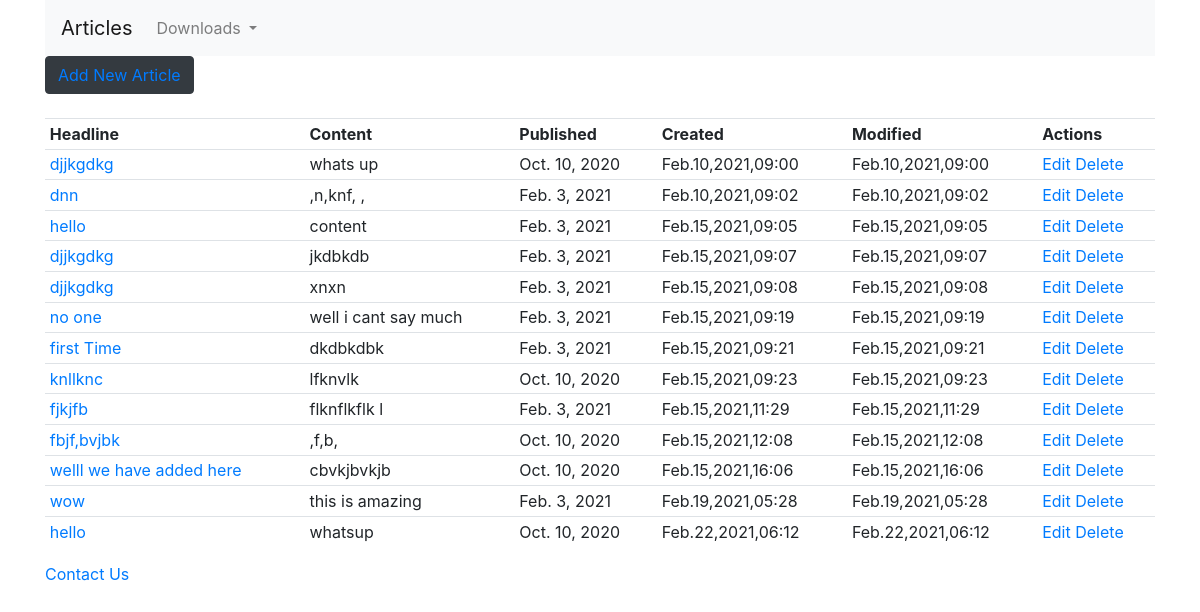
The app's page /article/ with its own data.
### pageapp/models.py (models this page shows, shortened)
class Article(models.Model):
    headline=models.CharField(max_length=100)
    content=models.TextField()
    pub_date=models.DateField()
    article_created=models.DateTimeField(auto_now_add=True)
    modified_on=models.DateTimeField(auto_now=True)

### pageapp/views.py (the view)
# urls.py: path('article/', ArticleListView.as_view(), name='article-list'),
class ArticleListView(ListView):
    model = Article
    template_name = 'pageapp/articlelist.html'
    def get_context_data(self, **kwargs):
        context = super().get_context_data(**kwargs)
        context['now'] = timezone.now()
        return context

### pageapp/templates/pageapp/articlelist.html
{% extends 'base.html' %}
{% load article_extras %}
{% current_time "%Y-%m-%d %I:%M %p" as the_time %}
{% block content %}
<div class="flex-box-row">
    <button type="button" class="btn btn-dark"><a href ="{% url 'create-article' %}">Add New Article</a></button>
        <br>
        <br>
     <table class="table table-sm">
                <tr>
                    <th>Headline</th>
                    <th>Content</th>
                    <th>Published</th>
                    <th>Created</th>
                    <th>Modified</th>
                    <th>Actions</th>
                </tr>
                {% for article in object_list %}
                <tr>
                    <td><a href="{% url 'article-detail' article.pk %}">{{ article.headline}}</a></td>
                    <td>{{ article.content }}</td>
                    <td>{{ article.pub_date|date }}</td>
                    <td>{{ article.article_created|date:'M.d,Y' }},{{ article.article_created|time:'H:i' }}</td>
                    <td>{{ article.modified_on|date:'M.d,Y' }},{{ article.modified_on|time:'H:i' }}</td>
                    <td><a href="{% url 'update-article' article.pk %}">Edit</a>
                        <a href="{% url 'delete-article' article.pk %}">Delete</a>
                    </td>
                </tr>
{% endfor %}
     </table>
</div>
{% endblock content %}

### pageapp/templates/base.html (shortened to what this page needs)
<html>
    <head>
        <link rel="stylesheet" href="https://stackpath.bootstrapcdn.com/bootstrap/4.5.0/css/bootstrap.min.css"0>
    </head>
    <body>
            <div class = 'container'>
                <nav class="navbar navbar-expand-lg navbar-light bg-light">
                    <a class="navbar-brand" href="{% url 'article-list' %}">Articles</a>
                    <div class="collapse navbar-collapse" id="navbarSupportedContent">
                        <ul class="navbar-nav mr-auto">
                          <li class="nav-item dropdown">
                            <a class="nav-link dropdown-toggle" href="#" id="navbarDropdown" role="button" data-toggle="dropdown" aria-haspopup="true" aria-expanded="false">
                              Downloads
                            </a>
                          </li>
                        </ul>
                    </div>
                </nav>
                        {% block content %}
                        {% endblock content %}
            <a href="{% url 'contact' %}">Contact Us</a>
        </div>
    </body>
</html>

### records on screen
Article: headline "djjkgdkg", content "whats up", pub_date "Oct. 10, 2020", article_created "Feb.10,2021", article_created "09:00", modified_on "Feb.10,2021", modified_on "09:00"
Article: headline "dnn", content ",n,knf, ,", pub_date "Feb. 3, 2021", article_created "Feb.10,2021", article_created "09:02", modified_on "Feb.10,2021", modified_on "09:02"
Article: headline "hello", content "content", pub_date "Feb. 3, 2021", article_created "Feb.15,2021", article_created "09:05", modified_on "Feb.15,2021", modified_on "09:05"
Article: headline "djjkgdkg", content "jkdbkdb", pub_date "Feb. 3, 2021", article_created "Feb.15,2021", article_created "09:07", modified_on "Feb.15,2021", modified_on "09:07"
Article: headline "djjkgdkg", content "xnxn", pub_date "Feb. 3, 2021", article_created "Feb.15,2021", article_created "09:08", modified_on "Feb.15,2021", modified_on "09:08"
Article: headline "no one", content "well i cant say much", pub_date "Feb. 3, 2021", article_created "Feb.15,2021", article_created "09:19", modified_on "Feb.15,2021", modified_on "09:19"
Article: headline "first Time", content "dkdbkdbk", pub_date "Feb. 3, 2021", article_created "Feb.15,2021", article_created "09:21", modified_on "Feb.15,2021", modified_on "09:21"
Article: headline "knllknc", content "lfknvlk", pub_date "Oct. 10, 2020", article_created "Feb.15,2021", article_created "09:23", modified_on "Feb.15,2021", modified_on "09:23"
Article: headline "fjkjfb", content "flknflkflk l", pub_date "Feb. 3, 2021", article_created "Feb.15,2021", article_created "11:29", modified_on "Feb.15,2021", modified_on "11:29"
Article: headline "fbjf,bvjbk", content ",f,b,", pub_date "Oct. 10, 2020", article_created "Feb.15,2021", article_created "12:08", modified_on "Feb.15,2021", modified_on "12:08"
Article: headline "welll we have added here", content "cbvkjbvkjb", pub_date "Oct. 10, 2020", article_created "Feb.15,2021", article_created "16:06", modified_on "Feb.15,2021", modified_on "16:06"
Article: headline "wow", content "this is amazing", pub_date "Feb. 3, 2021", article_created "Feb.19,2021", article_created "05:28", modified_on "Feb.19,2021", modified_on "05:28"
Article: headline "hello", content "whatsup", pub_date "Oct. 10, 2020", article_created "Feb.22,2021", article_created "06:12", modified_on "Feb.22,2021", modified_on "06:12"
